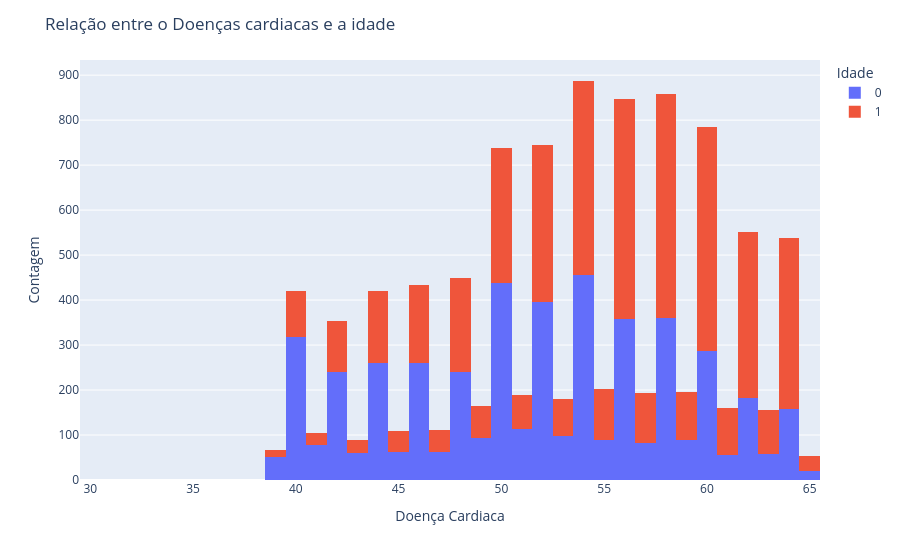

Notebook source saved alongside this figure:
### Markdown cell above
# 2) Agora é hora de explorar os dados com uma análise bem completa.
Plote pelo menos 3 gráficos analisando o comportamento da variável cardio com outras variaveis da sua preferência (análise bivariada). Não se esqueça de trazer insights acerca do analisado.

### Code cell
# seu código aqui
#Gráfico 1: cardio_desease pela idade

fig = px.histogram(base, x='age', color='cardio_disease', barmode='stack')

fig.update_layout(title='Relação entre o Doenças cardiacas e a idade',
                  xaxis_title='Doença Cardiaca',
                  yaxis_title='Contagem',
                  legend_title='Idade')

fig.show()

### Figure 1 — Plotly figure (JSON) as saved in the notebook; plotly's stock layout.template omitted (floating-point values rounded to 4 significant figures; data arrays with more than 128 entries replaced by an {"elided": "..."} marker saying what was removed)
{"data": [{"bingroup": "x", "hovertemplate": "cardio_disease=0<br>age=%{x}<br>count=%{y}<extra></extra>", "legendgroup": "0", "marker": {"color": "#636efa", "pattern": {"shape": ""}}, "name": "0", "orientation": "v", "showlegend": true, "type": "histogram", "x": {"elided": "4969 int values"}, "xaxis": "x", "yaxis": "y"}, {"bingroup": "x", "hovertemplate": "cardio_disease=1<br>age=%{x}<br>count=%{y}<extra></extra>", "legendgroup": "1", "marker": {"color": "#EF553B", "pattern": {"shape": ""}}, "name": "1", "orientation": "v", "showlegend": true, "type": "histogram", "x": {"elided": "5031 int values"}, "xaxis": "x", "yaxis": "y"}], "layout": {"barmode": "stack", "legend": {"title": {"text": "Idade"}, "tracegroupgap": 0}, "margin": {"t": 60}, "title": {"text": "Relação entre o Doenças cardiacas e a idade"}, "xaxis": {"anchor": "y", "domain": [0, 1], "title": {"text": "Doença Cardiaca"}}, "yaxis": {"anchor": "x", "domain": [0, 1], "title": {"text": "Contagem"}}}}
